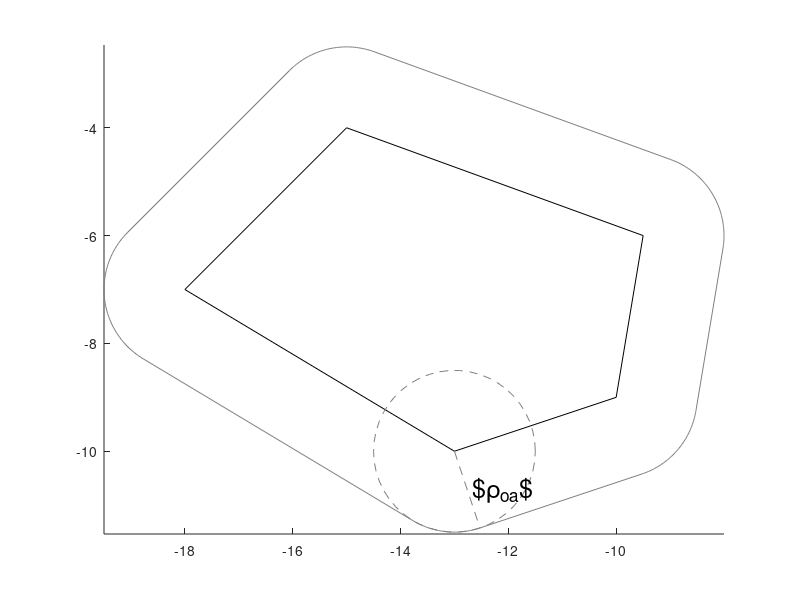

Recreate this plot in MATLAB.
% ------------------------------
% Author: Vishnu S. Chipade
% Email: vishnuc@umich.edu
% ------------------------------

% SetPlotDefaults;
colors={[0,0,1],[1,0,0],[0,0,0],[0.5,0.5,0.5],[0,0.5,1],[1,0.5,1],[0.5,0.5,0],[1,1,0]};
fontSize=18;

% Convex polygon and its centroid
%rVO={[0,5;5,5;4,10;0,12]',[10,-10;15,-10;14,-5]',[-10,-10;-10,-6;-15,-4;-18,-7;-13,-10]'};
rVO={[-10,-9;-9.5,-6;-15,-4;-18,-7;-13,-10]'};
NO=size(rVO,2);
rho_safe=1.5;

figure
axis equal
hold all;
for k=1:NO
    nVO(k)=size(rVO{k},2);
    posVO=rVO{k};
    rCO(:,k)=1/nVO(k)*[sum(posVO,2)];
    posVO=[posVO,posVO(:,1)];
    rVO{k}=posVO;
    plot(posVO(1,:),posVO(2,:),'color',colors{3})
    
    %Calculate the vertices (outer vertices) of the approximated obstacles
    countV=0;
    for i=1:nVO(k)
        mLi=(posVO(2,i+1)-posVO(2,i))/(posVO(1,i+1)-posVO(1,i));
        if mLi==0
            xi1=posVO(1,i);
            xi2=posVO(1,i);
            yi1=posVO(2,i)+rho_safe;
            yi2=posVO(2,i)-rho_safe;
        elseif isinf(mLi)
            xi1=posVO(1,i)+rho_safe;
            xi2=posVO(1,i)-rho_safe;
            yi1=posVO(2,i);
            yi2=posVO(2,i);
        else
            dx=sqrt(rho_safe^2/(1+1/mLi^2));
            xi1=posVO(1,i)+dx;
            xi2=posVO(1,i)-dx;
            yi1=posVO(2,i)+dx*(-1/mLi);
            yi2=posVO(2,i)-dx*(-1/mLi);
        end
        
        crossProd=cross([posVO(1:2,i+1)-posVO(1:2,i);0],[[xi1;yi1]-posVO(1:2,i);0]);
        countV=countV+1;
        if crossProd(3)<0
            posVO2(:,countV)=[xi1,yi1]';
            if mLi==0
                xip=posVO(1,i+1);
                yip=posVO(2,i+1)+rho_safe;
            elseif isinf(mLi)
                xip=posVO(1,i+1)+rho_safe;
                yip=posVO(2,i+1);
            else
                xip=posVO(1,i+1)+dx;
                yip=posVO(2,i+1)+dx*(-1/mLi);
            end
            
        else
            posVO2(:,countV)=[xi2,yi2]';
            if mLi==0
                xip=posVO(1,i+1);
                yip=posVO(2,i+1)-rho_safe;
            elseif isinf(mLi)
                xip=posVO(1,i+1)-rho_safe;
                yip=posVO(2,i+1);
            else
                xip=posVO(1,i+1)-dx;
                yip=posVO(2,i+1)-dx*(-1/mLi);
            end
        end
        angVO2(:,countV)=atan2(posVO2(2,countV)-rCO(2,k),posVO2(1,countV)-rCO(1,k));
        
        if angVO2(:,countV)<0
            angVO2(:,countV)= angVO2(:,countV)+2*pi;
        end
        %corresponding to the next vertex
        countV=countV+1;
        posVO2(:,countV)=[xip,yip]';
        angVO2(:,countV)=atan2(posVO2(2,countV)-rCO(2,k),posVO2(1,countV)-rCO(1,k));
        if angVO2(:,countV)<0
            angVO2(:,countV)= angVO2(:,countV)+2*pi;
        end
    end
    %Shift the outer vertex corresponding to the first inner vertex to
    %appropriate position
    posVO2=posVO2(:,[countV,1:countV-1]);
    angVO2=angVO2(:,[countV,1:countV-1]);
    rVO2{k}=posVO2;
    aVO2{k}=angVO2;
    nV2=countV;
    posVO2=[posVO2,posVO2(:,1)];
    %Find the perimeter and Plot the outer vertices
    PeriO(k)=0;
    for ii=1:nVO(k)
        %Get the inner vertex coordinates
        xV=posVO(1,ii);
        yV=posVO(2,ii);
        if ii~=1
            aVO2{k}(2*ii-1)=aVO2{k}(2*ii-1)-aVO2{k}(1);  %shift with respect the first vertex
            if aVO2{k}(2*ii-1)<0
                aVO2{k}(2*ii-1)=aVO2{k}(2*ii-1)+2*pi;
            end
            aVO2{k}(2*ii)=aVO2{k}(2*ii)-aVO2{k}(1);  %shift with respect the first vertex
            if aVO2{k}(2*ii)<0
                aVO2{k}(2*ii)=aVO2{k}(2*ii)+2*pi;
            end
        else
            aVO2{k}(2*ii)=aVO2{k}(2*ii)-aVO2{k}(1);  %shift with respect the first vertex
            if aVO2{k}(2*ii)<0
                aVO2{k}(2*ii)=aVO2{k}(2*ii)+2*pi;
            end
        end
        
        
        %Find angles corresponding to the outer vertices w.r.t the inner
        %one
        
        ang1=atan2(posVO2(2,2*ii-1)-yV,posVO2(1,2*ii-1)-xV);
        if ang1<0
            ang1=ang1+2*pi;
        end
        
        ang2=atan2(posVO2(2,2*ii)-yV,posVO2(1,2*ii)-xV);
        if ang2<0
            ang2=ang2+2*pi;
        end
        if ang2<ang1
            ang2=ang2+2*pi;
        end
        %Find the perimeters of the segments of the approximated obstacle
        PeriSOk{k}(2*ii-1,1)=rho_safe*(ang2-ang1);
        PeriSOk{k}(2*ii,1)=norm(posVO2(:,2*ii)-posVO2(:,2*ii+1));
        
        AngOk{k}(2*ii-1,1)=ang1;
        AngOk{k}(2*ii,1)=ang2;
        
        %plot the circular arc
        plot(xV+rho_safe*cos(ang1:(ang2-ang1)/50:ang2),yV+rho_safe*sin(ang1:(ang2-ang1)/50:ang2),'color',colors{4})
        %plot the straight line
        plot(posVO2(1,2*ii:2*ii+1),posVO2(2,2*ii:2*ii+1),'color',colors{4})
        
    end
end

%Plot the circle around a vertex
ang20=ang2;
ang1=0;
ang2=2*pi;
plot(xV+rho_safe*cos(ang1:(ang2-ang1)/50:ang2),yV+rho_safe*sin(ang1:(ang2-ang1)/50:ang2),'--','color',colors{4})
plot([xV,xV+rho_safe*cos(ang20)],[yV,yV+rho_safe*sin(ang20)],'--','color',colors{4})
text(xV+rho_safe/2*cos(ang20)+0.1,yV+rho_safe/2*sin(ang20),'$\rho_{oa}$','fontsize',fontSize)
